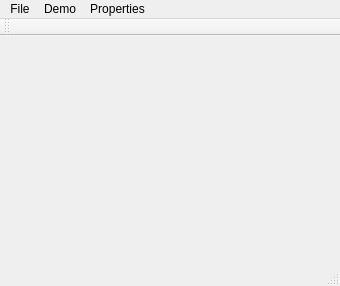
<?xml version="1.0" encoding="UTF-8"?>
<ui version="4.0">
 <comment>
 Copyright (C) 2015 Yannick Mueller

 This file is part of longscroll-qt.

 longscroll-qt is free software; you can redistribute it and/or modify it under
 the terms of the GNU Affero General Public License as published by the Free
 Software Foundation; either version 3, or (at your option) any later
 version.

 longscroll-qt is distributed in the hope that it will be useful, but WITHOUT ANY
 WARRANTY; without even the implied warranty of MERCHANTABILITY or
 FITNESS FOR A PARTICULAR PURPOSE.  See the GNU Affero General Public License
 for more details.

 You should have received a copy of the GNU Affero General Public License
 along with longscroll-qt.  If not see http://www.gnu.org/licenses/.
 </comment>
 <class>MainWindow</class>
 <widget class="QMainWindow" name="MainWindow">
  <property name="geometry">
   <rect>
    <x>0</x>
    <y>0</y>
    <width>340</width>
    <height>286</height>
   </rect>
  </property>
  <property name="windowTitle">
   <string>longscroll-qt Demo</string>
  </property>
  <widget class="QWidget" name="centralWidget">
   <layout class="QHBoxLayout" name="horizontalLayout">
    <item>
     <widget class="LongscrollWidget" name="longscroll" native="true"/>
    </item>
   </layout>
  </widget>
  <widget class="QMenuBar" name="menuBar">
   <property name="geometry">
    <rect>
     <x>0</x>
     <y>0</y>
     <width>340</width>
     <height>23</height>
    </rect>
   </property>
   <widget class="QMenu" name="menuProperties">
    <property name="title">
     <string>Properties</string>
    </property>
   </widget>
   <widget class="QMenu" name="menuDemo">
    <property name="title">
     <string>Demo</string>
    </property>
   </widget>
   <widget class="QMenu" name="menuFile">
    <property name="title">
     <string>File</string>
    </property>
    <addaction name="actionOpen"/>
    <addaction name="actionCount"/>
    <addaction name="actionShuffle"/>
    <addaction name="actionClear"/>
   </widget>
   <addaction name="menuFile"/>
   <addaction name="menuDemo"/>
   <addaction name="menuProperties"/>
  </widget>
  <widget class="QToolBar" name="mainToolBar">
   <attribute name="toolBarArea">
    <enum>TopToolBarArea</enum>
   </attribute>
   <attribute name="toolBarBreak">
    <bool>false</bool>
   </attribute>
  </widget>
  <widget class="QStatusBar" name="statusBar"/>
  <action name="actionOpen">
   <property name="text">
    <string>Open Directory ...</string>
   </property>
   <property name="shortcut">
    <string>Ctrl+O</string>
   </property>
  </action>
  <action name="actionCount">
   <property name="text">
    <string notr="true">Count</string>
   </property>
  </action>
  <action name="actionShuffle">
   <property name="text">
    <string>Shuffle</string>
   </property>
  </action>
  <action name="actionClear">
   <property name="text">
    <string>Clear</string>
   </property>
  </action>
 </widget>
 <layoutdefault spacing="6" margin="11"/>
 <customwidgets>
  <customwidget>
   <class>LongscrollWidget</class>
   <extends>QWidget</extends>
   <header location="global">longscroll-qt/longscrollwidget.h</header>
   <container>1</container>
  </customwidget>
 </customwidgets>
 <resources/>
 <connections/>
</ui>
